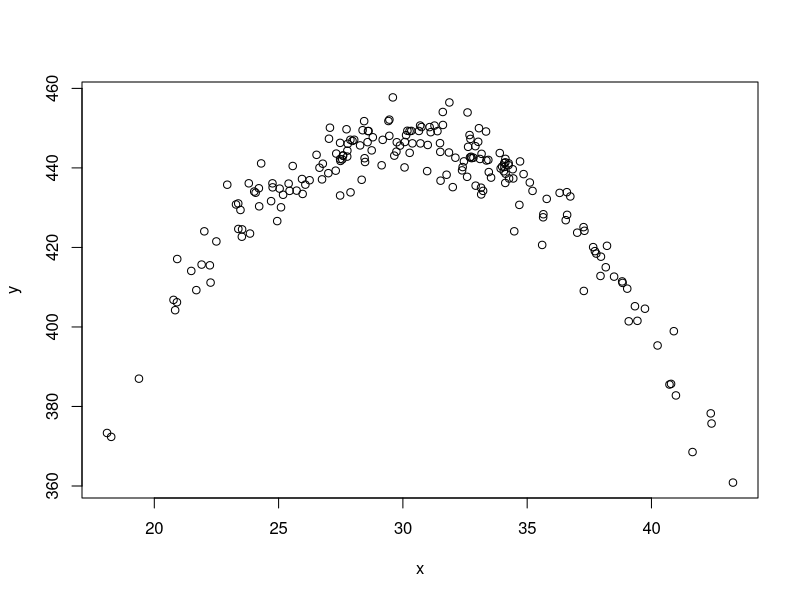

Here is the R script that generated this plot:
### R code from vignette source '/tmp/lyx_tmpdir.MT8528/lyx_tmpbuf3/Regression-2-lecture-problems.Rnw'
### Encoding: UTF-8

###################################################
### code chunk number 1: Regression-2-lecture-problems.Rnw:29-30
###################################################
  if(exists(".orig.enc")) options(encoding = .orig.enc)


###################################################
### code chunk number 2: Regression-2-lecture-problems.Rnw:81-82
###################################################
dir.create("plots", showWarnings=F)


###################################################
### code chunk number 3: Roptions
###################################################
options(width=100, prompt="> ", continue="+  ")
options(useFancyQuotes = FALSE) 
set.seed(12345)
op <- par() 
pjmar <- c(5.1, 5.1, 1.5, 2.1) 
#pjmar <- par("mar")
options(SweaveHooks=list(fig=function() par(mar=pjmar, ps=12)))
pdf.options(onefile=F,family="Times",pointsize=12)


###################################################
### code chunk number 4: prob1 (eval = FALSE)
###################################################
## library(datasets)
## library(help=datasets)
## ?Orange
## m1 <- lm( circumference ~ age, data = Orange)
## summary(m1)
## ?cars
## m2 <- lm(dist ~ speed, data=cars) 
## summary(m2)


###################################################
### code chunk number 5: prob3a (eval = FALSE)
###################################################
## stde <- 1
## dat <- data.frame(x=rpois(500, lambda=200))
## dat$y <- 3 + 0.08 * dat$x + stde * rnorm(500)
## m1 <- lm(y ~ x, data=dat); summary(m1)
## plot(y ~ x, data=dat); abline(m1)


###################################################
### code chunk number 6: prob3b (eval = FALSE)
###################################################
## stde <- 2
## dat$y2 <- 3 + 0.08 * dat$x + stde * rnorm(500)
## m2 <- lm(y2 ~ x, data=dat); summary(m2)
## plot(y2 ~ x, data=dat); abline(m2)


###################################################
### code chunk number 7: scat1
###################################################
x <- rnorm(200,m=30,s=5)
sigma <- 5
y <- -3 + 30*x -0.5*x*x + sigma*rnorm(200)
plot(x, y, main="", xlab="x", ylab="y")
mod1 <- lm(y~x)
#abline(mod1)


###################################################
### code chunk number 8: regmod1
###################################################
library(rockchalk)
outreg(mod1, tight=T)
